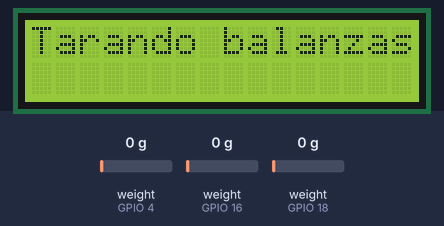
This sketch was run on a simulated ESP32. Parts: 16×2 character LCD. Inputs (shaded band) come from the test bench; at power-on: weight on the scale (sensors on GPIO 18, GPIO 16, GPIO 4) 0 g. WiFi joins after 1.5 s; servers stay silent unless stated; uploads are accepted with an empty reply; what the sketch prints to the serial monitor is not drawn.

Above: at 2.4 s.
At 11.6 s:
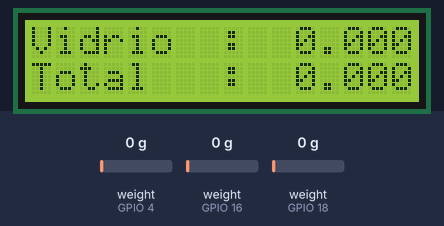
11.7 s: weight on the scale (sensor on GPIO 18) set to 2 g
At 13.5 s:
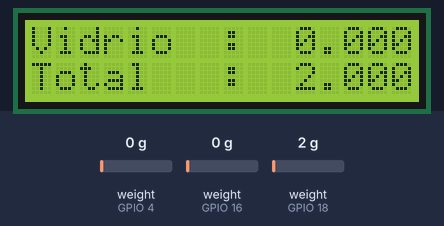
14.5 s: weight on the scale (sensor on GPIO 16) set to 2 g
At 17.2 s:
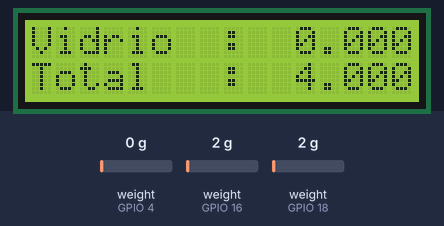
Timing chart, 0 to 18.7 s (numbered marks = the images above; inputs shaded):
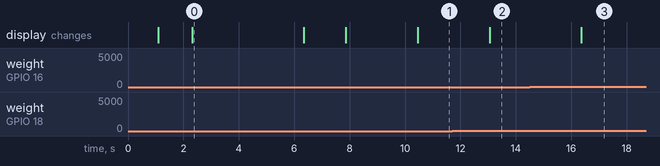

The sketch:

esp32_tachos_supabase.ino
```cpp
// ESP32 - 3x HX711 (10 kg) → Supabase + LCD I2C 20x4
// Librerías: HX711, ArduinoJson, WiFi, LiquidCrystal I2C
//
// LCD no muestra nada → mirá Serial Monitor: busca "LCD en 0x.."
// Si no encuentra LCD, probá otro par SDA/SCL (abajo) o girá el potenciómetro azul del módulo I2C.

#include <WiFi.h>
#include <HTTPClient.h>
#include <HX711.h>
#include <ArduinoJson.h>
#include <Wire.h>
#include <LiquidCrystal_I2C.h>

const char* ssid = "TU_WIFI_SSID";
const char* password = "TU_WIFI_PASSWORD";

const char* supabaseUrl = "https://fllgcqincjxqavpfmmbi.supabase.co";
const char* supabaseKey = "sb_publishable_CGbsdtCnVmNsLqq6d_tBbg_ksFSNIuF";
const char* tableName = "registros_residuos";

// === LCD I2C ===
// ESP32 habitual: SDA=21, SCL=22. Si no hay imagen, probá SDA=4 y SCL=15
#define I2C_SDA 21
#define I2C_SCL 22
#define LCD_COLS 20
#define LCD_ROWS 4

LiquidCrystal_I2C* lcd = nullptr;
bool lcdOk = false;

HX711 scale1, scale2, scale3;
const int DOUT_1 = 4, CLK_1 = 5;
const int DOUT_2 = 16, CLK_2 = 17;
const int DOUT_3 = 18, CLK_3 = 19;

float scaleFactor1 = 420.0f;
float scaleFactor2 = 420.0f;
float scaleFactor3 = 420.0f;

const float PESO_MAX_CELDA = 10.5f;
const float UMBRAL_CAMBIO_KG = 0.03f;     // 30 g
const int MUESTRAS_LECTURA = 7;
const unsigned long INTERVALO_ENVIO_MS = 800;
const unsigned long INTERVALO_LOOP_MS = 500;
const unsigned long INTERVALO_LCD_MS = 250;

float pesoRef1 = 0, pesoRef2 = 0, pesoRef3 = 0;
float pesoPantalla1 = 0, pesoPantalla2 = 0, pesoPantalla3 = 0;
unsigned long ultimoEnvio1 = 0, ultimoEnvio2 = 0, ultimoEnvio3 = 0;
unsigned long ultimoLcd = 0;

uint8_t buscarLCD() {
  const uint8_t preferidos[] = {0x27, 0x3F, 0x26, 0x20, 0x38};
  uint8_t primero = 0;

  Wire.begin(I2C_SDA, I2C_SCL);
  delay(200);

  Serial.println("Escaneo I2C (SDA/SCL):");
  Serial.printf("  SDA=%d SCL=%d\n", I2C_SDA, I2C_SCL);

  for (uint8_t addr = 1; addr < 127; addr++) {
    Wire.beginTransmission(addr);
    if (Wire.endTransmission() == 0) {
      Serial.printf("  Encontrado: 0x%02X\n", addr);
      if (primero == 0) primero = addr;
      for (uint8_t p : preferidos) {
        if (addr == p) return addr;
      }
    }
  }
  return primero;
}

void lcdEncender() {
  if (!lcd) return;
  lcd->init();
  lcd->backlight();
  lcd->display();
  lcd->clear();
}

bool iniciarLCD() {
  uint8_t addr = buscarLCD();
  if (addr == 0) {
    Serial.println("ERROR: ningun dispositivo I2C. Revisá cables SDA/SCL y 5V.");
    lcdOk = false;
    return false;
  }

  Serial.printf("Iniciando LCD en 0x%02X\n", addr);
  lcd = new LiquidCrystal_I2C(addr, LCD_COLS, LCD_ROWS);
  lcdEncender();

  lcd->setCursor(0, 0);
  lcd->print("Tachos reciclaje");
  lcd->setCursor(0, 1);
  lcd->print("LCD OK 0x");
  lcd->print(addr, HEX);
  delay(1200);
  lcd->clear();

  lcdOk = true;
  return true;
}

void lcdLinea(int fila, const char* texto) {
  if (!lcdOk || !lcd) return;
  lcd->setCursor(0, fila);
  lcd->print(texto);
  int len = strlen(texto);
  for (int i = len; i < LCD_COLS; i++) lcd->print(' ');
}

void mostrarLCD(float v, float p, float pa) {
  if (!lcdOk || !lcd) return;

  float total = v + p + pa;
  if (total < 0) total = 0;

  char linea[21];
  snprintf(linea, sizeof(linea), "Vidrio  : %6.3f kg", v);
  lcdLinea(0, linea);

  snprintf(linea, sizeof(linea), "Plastico: %6.3f kg", p);
  lcdLinea(1, linea);

  snprintf(linea, sizeof(linea), "Papel   : %6.3f kg", pa);
  lcdLinea(2, linea);

  snprintf(linea, sizeof(linea), "Total   : %6.3f kg", total);
  lcdLinea(3, linea);
}

float limitarPeso(float kg) {
  if (kg < 0) return 0;
  if (kg > PESO_MAX_CELDA) return PESO_MAX_CELDA;
  return kg;
}

// Lectura simple: promedio de varias muestras (sin filtro que bloquee todo)
float leerPeso(HX711& scale, float factor) {
  scale.set_scale(factor);

  float suma = 0;
  int validas = 0;

  for (int i = 0; i < MUESTRAS_LECTURA; i++) {
    if (scale.wait_ready_timeout(800)) {
      float v = scale.get_units(1);
      if (v >= -0.2f && v <= PESO_MAX_CELDA + 2.0f) {
        suma += v;
        validas++;
      }
    }
    delay(20);
  }

  if (validas < 2) {
    return -1;
  }

  return limitarPeso(suma / validas);
}

void conectarWiFi() {
  lcdLinea(2, "Wi-Fi conectando...");
  WiFi.begin(ssid, password);

  int intentos = 0;
  while (WiFi.status() != WL_CONNECTED && intentos < 25) {
    delay(500);
    intentos++;
  }

  if (WiFi.status() == WL_CONNECTED) {
    lcdLinea(2, "Wi-Fi OK            ");
    Serial.printf("Wi-Fi OK IP: %s\n", WiFi.localIP().toString().c_str());
  } else {
    lcdLinea(2, "Wi-Fi sin conexion  ");
  }
}

// Envía el peso ACTUAL del tacho (igual que muestra el LCD), no el delta
bool enviarASupabase(const char* categoria, float pesoActualKg) {
  if (WiFi.status() != WL_CONNECTED) return false;

  HTTPClient http;
  String url = String(supabaseUrl) + "/rest/v1/" + tableName;

  StaticJsonDocument<256> doc;
  doc["categoria"] = categoria;
  doc["peso"] = roundf(pesoActualKg * 1000) / 1000.0f;
  doc["usuario"] = "esp32";

  String payload;
  serializeJson(doc, payload);

  http.begin(url);
  http.addHeader("apikey", supabaseKey);
  http.addHeader("Authorization", String("Bearer ") + supabaseKey);
  http.addHeader("Content-Type", "application/json");
  http.addHeader("Prefer", "return=minimal");

  int code = http.POST(payload);
  http.end();

  if (code == 201 || code == 200) {
    Serial.printf("OK %s %.3f kg (actual)\n", categoria, pesoActualKg);
    return true;
  }
  Serial.printf("Error HTTP %d: %s\n", code, http.getString().c_str());
  return false;
}

void procesarTacho(const char* categoria, float pesoActual, float& pesoRef,
                   unsigned long& ultimoEnvio) {
  if (pesoActual < 0) return;

  float delta = pesoActual - pesoRef;
  if (fabs(delta) < UMBRAL_CAMBIO_KG) return;
  if (millis() - ultimoEnvio < INTERVALO_ENVIO_MS) return;

  if (enviarASupabase(categoria, pesoActual)) {
    pesoRef = pesoActual;
    ultimoEnvio = millis();
  }
}

void setup() {
  Serial.begin(115200);
  delay(800);

  iniciarLCD();

  if (!lcdOk) {
    Serial.println("SIN LCD - el programa sigue, pero sin pantalla.");
  }

  scale1.begin(DOUT_1, CLK_1);
  scale2.begin(DOUT_2, CLK_2);
  scale3.begin(DOUT_3, CLK_3);
  scale1.set_scale(scaleFactor1);
  scale2.set_scale(scaleFactor2);
  scale3.set_scale(scaleFactor3);

  lcdLinea(0, "Tarando balanzas...");
  delay(500);
  if (scale1.wait_ready_timeout(2000)) scale1.tare(10);
  if (scale2.wait_ready_timeout(2000)) scale2.tare(10);
  if (scale3.wait_ready_timeout(2000)) scale3.tare(10);
  delay(500);
  Serial.println("Tara lista. Poné peso y mirá Serial.");

  conectarWiFi();

  pesoRef1 = pesoPantalla1 = leerPeso(scale1, scaleFactor1);
  pesoRef2 = pesoPantalla2 = leerPeso(scale2, scaleFactor2);
  pesoRef3 = pesoPantalla3 = leerPeso(scale3, scaleFactor3);
  if (pesoRef1 < 0) pesoRef1 = pesoPantalla1 = 0;
  if (pesoRef2 < 0) pesoRef2 = pesoPantalla2 = 0;
  if (pesoRef3 < 0) pesoRef3 = pesoPantalla3 = 0;

  mostrarLCD(pesoPantalla1, pesoPantalla2, pesoPantalla3);
  ultimoLcd = millis();
}

void loop() {
  if (WiFi.status() != WL_CONNECTED) conectarWiFi();

  float p1 = leerPeso(scale1, scaleFactor1);
  float p2 = leerPeso(scale2, scaleFactor2);
  float p3 = leerPeso(scale3, scaleFactor3);

  if (p1 >= 0) pesoPantalla1 = p1;
  else Serial.println("Aviso: lectura vidrio fallo");
  if (p2 >= 0) pesoPantalla2 = p2;
  else Serial.println("Aviso: lectura plastico fallo");
  if (p3 >= 0) pesoPantalla3 = p3;
  else Serial.println("Aviso: lectura papel fallo");

  if (lcdOk && millis() - ultimoLcd >= INTERVALO_LCD_MS) {
    mostrarLCD(pesoPantalla1, pesoPantalla2, pesoPantalla3);
    ultimoLcd = millis();
  }

  Serial.printf("V:%.2f P:%.2f Pa:%.2f kg\n", pesoPantalla1, pesoPantalla2, pesoPantalla3);

  if (p1 >= 0) procesarTacho("vidrio", p1, pesoRef1, ultimoEnvio1);
  if (p2 >= 0) procesarTacho("plastico", p2, pesoRef2, ultimoEnvio2);
  if (p3 >= 0) procesarTacho("papel", p3, pesoRef3, ultimoEnvio3);

  delay(INTERVALO_LOOP_MS);
}
```

Measured:
- after the input at 11.7 s, the display: changes after 1.4 s (image 2)
- after the input at 14.5 s, the display: changes after 1.9 s (image 3)
- what the display in image 0 shows lasts 4.0 s, from 2.3 s to 6.3 s
